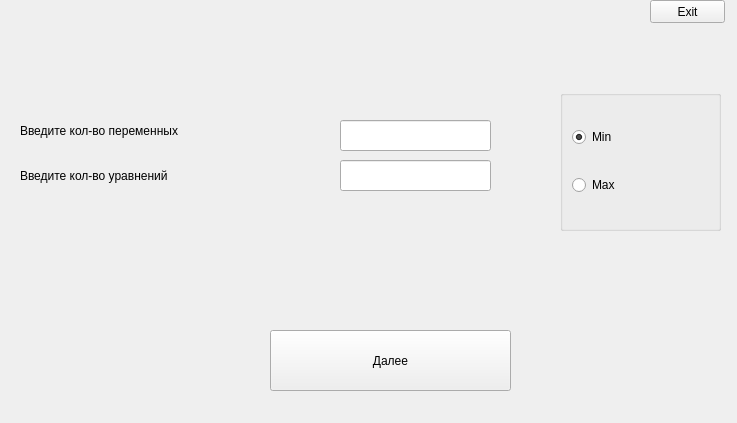
<?xml version="1.0" encoding="UTF-8"?>
<ui version="4.0">
 <class>Solution</class>
 <widget class="QWidget" name="Solution">
  <property name="geometry">
   <rect>
    <x>0</x>
    <y>0</y>
    <width>737</width>
    <height>423</height>
   </rect>
  </property>
  <property name="windowTitle">
   <string>Form</string>
  </property>
  <property name="styleSheet">
   <string notr="true">/*Solution{
background-color: rgb(212, 188, 181);
}
QPushButton{
border-radius:8px;
border: 2px solid rgb(51, 81, 83);
background-color: rgb(155,93,86);
	font: 75 18pt &quot;Times New Roman&quot;;
}
QPushButton::hover{
border: 2px solid rgb(51, 107, 83);
background-color: rgb(152,143,250);
}
QLabel{
font: 75 18pt &quot;Times New Roman&quot;;
}
QRadioButton{
font: 75 18pt &quot;Times New Roman&quot;;
}
QGroupBox{
border-radius:10px;
border: 2px solid rgb(110,151,145);

}
*/</string>
  </property>
  <widget class="QGroupBox" name="groupBox">
   <property name="geometry">
    <rect>
     <x>560</x>
     <y>90</y>
     <width>161</width>
     <height>141</height>
    </rect>
   </property>
   <property name="title">
    <string/>
   </property>
   <layout class="QVBoxLayout" name="verticalLayout">
    <item>
     <widget class="QRadioButton" name="radioButton">
      <property name="text">
       <string>Min</string>
      </property>
      <property name="checked">
       <bool>true</bool>
      </property>
     </widget>
    </item>
    <item>
     <widget class="QRadioButton" name="radioButton_2">
      <property name="text">
       <string>Max</string>
      </property>
     </widget>
    </item>
   </layout>
  </widget>
  <widget class="QPushButton" name="pushButton">
   <property name="geometry">
    <rect>
     <x>270</x>
     <y>330</y>
     <width>241</width>
     <height>61</height>
    </rect>
   </property>
   <property name="text">
    <string>Далее</string>
   </property>
  </widget>
  <widget class="QLineEdit" name="lineEdit">
   <property name="geometry">
    <rect>
     <x>340</x>
     <y>120</y>
     <width>151</width>
     <height>31</height>
    </rect>
   </property>
   <property name="text">
    <string/>
   </property>
  </widget>
  <widget class="QLineEdit" name="lineEdit_2">
   <property name="geometry">
    <rect>
     <x>340</x>
     <y>160</y>
     <width>151</width>
     <height>31</height>
    </rect>
   </property>
   <property name="text">
    <string/>
   </property>
  </widget>
  <widget class="QLabel" name="label">
   <property name="geometry">
    <rect>
     <x>20</x>
     <y>120</y>
     <width>291</width>
     <height>21</height>
    </rect>
   </property>
   <property name="text">
    <string>Введите кол-во переменных</string>
   </property>
  </widget>
  <widget class="QLabel" name="label_2">
   <property name="geometry">
    <rect>
     <x>20</x>
     <y>160</y>
     <width>281</width>
     <height>31</height>
    </rect>
   </property>
   <property name="text">
    <string>Введите кол-во уравнений</string>
   </property>
  </widget>
  <widget class="QPushButton" name="pushButton_2">
   <property name="geometry">
    <rect>
     <x>650</x>
     <y>0</y>
     <width>75</width>
     <height>23</height>
    </rect>
   </property>
   <property name="text">
    <string>Exit</string>
   </property>
  </widget>
 </widget>
 <resources/>
 <connections/>
</ui>
